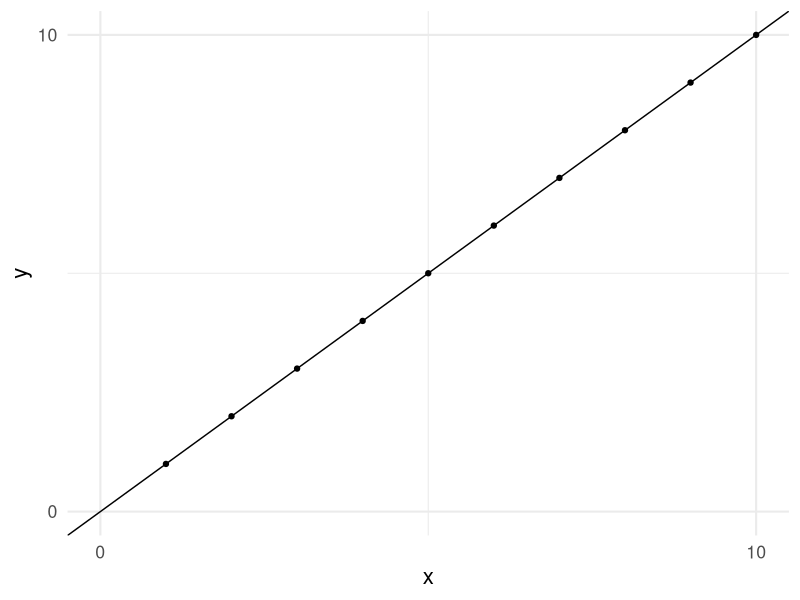
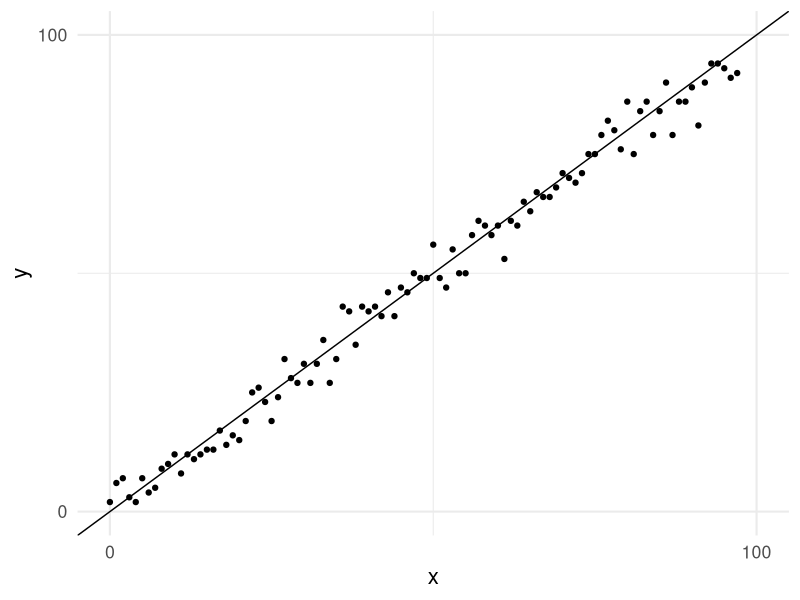
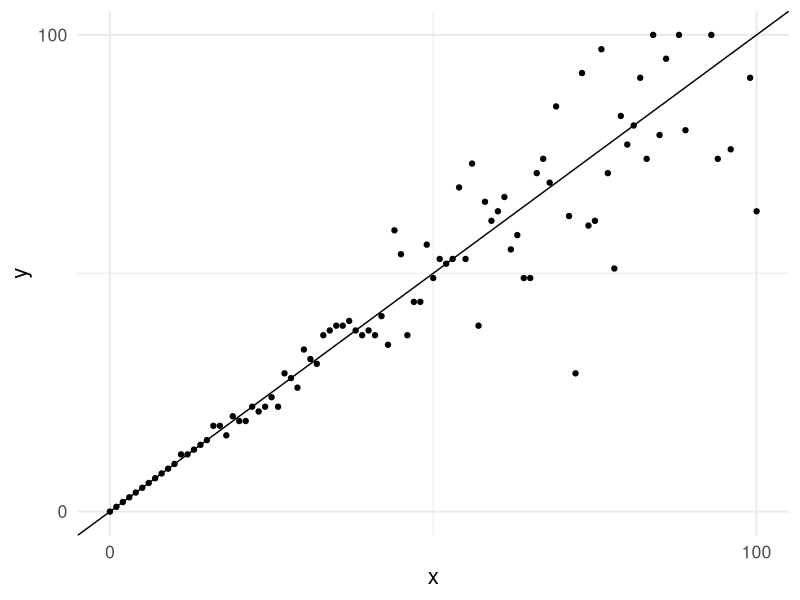

Write R code to recreate these figures, in order.
## ---- chunk 1
# Global chunk options
knitr::opts_chunk$set(
  fig.align = "center",   # Center-align figures
  echo = FALSE,           # Do not display code by default
  fig.width = 10,          # Default figure width
  fig.height = 5          # Default figure height
)
set_par <- function() {
  par(cex = 2, cex.main=1.2,  mar = c(4, 4, 1.7, 1))  # Bottom, left, top, right margins
}
library(ggplot2)
## ---- chunk 2
p1 <- ggplot(
  tibble::tibble(x = 1:10, y = 1:10),
  aes(x=x, y=y)
  ) +
    geom_point() +
  geom_abline(intercept=0, slope=1) +
  scale_x_continuous(breaks = c(0, 10), limits = c(0, 10)) +
  scale_y_continuous(breaks = c(0, 10), limits = c(0, 10)) +
  theme_minimal(base_size = 16)

ggsave("img/Toolbox-p1.png", p1, width = 3, height = 2, dpi = 150)

p2 <- ggplot(
  tibble::tibble(
    x = seq(0, 100),
    y = x + rnorm(length(x), 0, 3) |> round()
  ),
  aes(x=x, y=y)
  ) +
    geom_point() +
  geom_abline(intercept=0, slope=1) +
  scale_x_continuous(breaks = c(0, 100), limits = c(0, 100)) +
  scale_y_continuous(breaks = c(0, 100), limits = c(0, 100)) +
  theme_minimal(base_size = 16)

ggsave("img/Toolbox-p2.png", p2, width = 3, height = 2, dpi = 150)


set.seed(123)
p3 <- ggplot(
  tibble::tibble(
    x = seq(0, 100),
    y = x + rnorm(length(x), 0, (x*.06)^2) |> round()
  ),
  aes(x=x, y=y)
  ) +
    geom_point() +
  geom_abline(intercept=0, slope=1) +
  scale_x_continuous(breaks = c(0, 100), limits = c(0, 100)) +
  scale_y_continuous(breaks = c(0, 100), limits = c(0, 100)) +
  theme_minimal(base_size = 16)

ggsave("img/Toolbox-p3.png", p3, width = 3, height = 2, dpi = 150)
